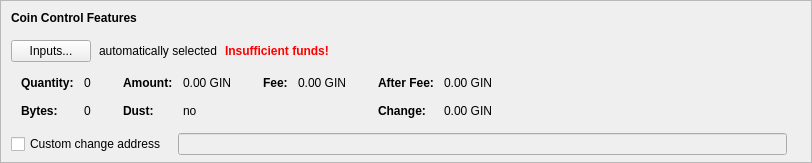
    <widget class="QFrame" name="frameCoinControl">
     <property name="sizePolicy">
      <sizepolicy hsizetype="Expanding" vsizetype="Expanding">
       <horstretch>0</horstretch>
       <verstretch>0</verstretch>
      </sizepolicy>
     </property>
     <property name="maximumSize">
      <size>
       <width>16777215</width>
       <height>16777215</height>
      </size>
     </property>
     <property name="frameShape">
      <enum>QFrame::StyledPanel</enum>
     </property>
     <property name="frameShadow">
      <enum>QFrame::Sunken</enum>
     </property>
     <layout class="QVBoxLayout" name="verticalLayoutCoinControl2">
      <property name="spacing">
       <number>0</number>
      </property>
      <property name="leftMargin">
       <number>0</number>
      </property>
      <property name="topMargin">
       <number>0</number>
      </property>
      <property name="rightMargin">
       <number>0</number>
      </property>
      <property name="bottomMargin">
       <number>6</number>
      </property>
      <item>
       <layout class="QVBoxLayout" name="verticalLayoutCoinControl" stretch="0,0,0,0,1">
        <property name="spacing">
         <number>0</number>
        </property>
        <property name="leftMargin">
         <number>10</number>
        </property>
        <property name="topMargin">
         <number>10</number>
        </property>
        <item>
         <layout class="QHBoxLayout" name="horizontalLayoutCoinControl1">
          <property name="bottomMargin">
           <number>15</number>
          </property>
          <item>
           <widget class="QLabel" name="labelCoinControlFeatures">
            <property name="sizePolicy">
             <sizepolicy hsizetype="Preferred" vsizetype="Maximum">
              <horstretch>0</horstretch>
              <verstretch>0</verstretch>
             </sizepolicy>
            </property>
            <property name="font">
             <font>
              <weight>75</weight>
              <bold>true</bold>
             </font>
            </property>
            <property name="styleSheet">
             <string notr="true">font-weight:bold;</string>
            </property>
            <property name="text">
             <string>Coin Control Features</string>
            </property>
           </widget>
          </item>
         </layout>
        </item>
        <item>
         <layout class="QHBoxLayout" name="horizontalLayoutCoinControl2" stretch="0,0,0,0">
          <property name="spacing">
           <number>8</number>
          </property>
          <property name="bottomMargin">
           <number>10</number>
          </property>
          <item>
           <widget class="QPushButton" name="pushButtonCoinControl">
            <property name="styleSheet">
             <string notr="true"/>
            </property>
            <property name="text">
             <string>Inputs...</string>
            </property>
            <property name="autoDefault">
             <bool>false</bool>
            </property>
           </widget>
          </item>
          <item>
           <widget class="QLabel" name="labelCoinControlAutomaticallySelected">
            <property name="text">
             <string>automatically selected</string>
            </property>
            <property name="margin">
             <number>5</number>
            </property>
           </widget>
          </item>
          <item>
           <widget class="QLabel" name="labelCoinControlInsuffFunds">
            <property name="font">
             <font>
              <weight>75</weight>
              <bold>true</bold>
             </font>
            </property>
            <property name="styleSheet">
             <string notr="true">color:red;font-weight:bold;</string>
            </property>
            <property name="text">
             <string>Insufficient funds!</string>
            </property>
            <property name="margin">
             <number>5</number>
            </property>
           </widget>
          </item>
          <item>
           <spacer name="horizontalSpacerCoinControl">
            <property name="orientation">
             <enum>Qt::Horizontal</enum>
            </property>
            <property name="sizeHint" stdset="0">
             <size>
              <width>40</width>
              <height>1</height>
             </size>
            </property>
           </spacer>
          </item>
         </layout>
        </item>
        <item>
         <widget class="QWidget" name="widgetCoinControl" native="true">
          <property name="sizePolicy">
           <sizepolicy hsizetype="Preferred" vsizetype="Preferred">
            <horstretch>0</horstretch>
            <verstretch>0</verstretch>
           </sizepolicy>
          </property>
          <property name="minimumSize">
           <size>
            <width>0</width>
            <height>0</height>
           </size>
          </property>
          <property name="styleSheet">
           <string notr="true"/>
          </property>
          <layout class="QHBoxLayout" name="horizontalLayoutCoinControl5">
           <property name="leftMargin">
            <number>0</number>
           </property>
           <property name="topMargin">
            <number>0</number>
           </property>
           <property name="rightMargin">
            <number>0</number>
           </property>
           <property name="bottomMargin">
            <number>0</number>
           </property>
           <item>
            <layout class="QHBoxLayout" name="horizontalLayoutCoinControl3" stretch="0,0,0,1">
             <property name="spacing">
              <number>20</number>
             </property>
             <property name="topMargin">
              <number>0</number>
             </property>
             <property name="bottomMargin">
              <number>10</number>
             </property>
             <item>
              <layout class="QFormLayout" name="formLayoutCoinControl1">
               <property name="horizontalSpacing">
                <number>10</number>
               </property>
               <property name="verticalSpacing">
                <number>14</number>
               </property>
               <property name="leftMargin">
                <number>10</number>
               </property>
               <property name="topMargin">
                <number>4</number>
               </property>
               <property name="rightMargin">
                <number>6</number>
               </property>
               <item row="0" column="0">
                <widget class="QLabel" name="labelCoinControlQuantityText">
                 <property name="font">
                  <font>
                   <weight>75</weight>
                   <bold>true</bold>
                  </font>
                 </property>
                 <property name="text">
                  <string>Quantity:</string>
                 </property>
                 <property name="margin">
                  <number>0</number>
                 </property>
                </widget>
               </item>
               <item row="0" column="1">
                <widget class="QLabel" name="labelCoinControlQuantity">
                 <property name="cursor">
                  <cursorShape>IBeamCursor</cursorShape>
                 </property>
                 <property name="contextMenuPolicy">
                  <enum>Qt::ActionsContextMenu</enum>
                 </property>
                 <property name="text">
                  <string notr="true">0</string>
                 </property>
                 <property name="margin">
                  <number>0</number>
                 </property>
                 <property name="textInteractionFlags">
                  <set>Qt::LinksAccessibleByMouse|Qt::TextSelectableByKeyboard|Qt::TextSelectableByMouse</set>
                 </property>
                </widget>
               </item>
               <item row="1" column="0">
                <widget class="QLabel" name="labelCoinControlBytesText">
                 <property name="font">
                  <font>
                   <weight>75</weight>
                   <bold>true</bold>
                  </font>
                 </property>
                 <property name="text">
                  <string>Bytes:</string>
                 </property>
                </widget>
               </item>
               <item row="1" column="1">
                <widget class="QLabel" name="labelCoinControlBytes">
                 <property name="cursor">
                  <cursorShape>IBeamCursor</cursorShape>
                 </property>
                 <property name="contextMenuPolicy">
                  <enum>Qt::ActionsContextMenu</enum>
                 </property>
                 <property name="text">
                  <string notr="true">0</string>
                 </property>
                 <property name="textInteractionFlags">
                  <set>Qt::LinksAccessibleByMouse|Qt::TextSelectableByKeyboard|Qt::TextSelectableByMouse</set>
                 </property>
                </widget>
               </item>
              </layout>
             </item>
             <item>
              <layout class="QFormLayout" name="formLayoutCoinControl2">
               <property name="horizontalSpacing">
                <number>10</number>
               </property>
               <property name="verticalSpacing">
                <number>14</number>
               </property>
               <property name="leftMargin">
                <number>6</number>
               </property>
               <property name="topMargin">
                <number>4</number>
               </property>
               <property name="rightMargin">
                <number>6</number>
               </property>
               <item row="0" column="0">
                <widget class="QLabel" name="labelCoinControlAmountText">
                 <property name="font">
                  <font>
                   <weight>75</weight>
                   <bold>true</bold>
                  </font>
                 </property>
                 <property name="text">
                  <string>Amount:</string>
                 </property>
                 <property name="margin">
                  <number>0</number>
                 </property>
                </widget>
               </item>
               <item row="0" column="1">
                <widget class="QLabel" name="labelCoinControlAmount">
                 <property name="cursor">
                  <cursorShape>IBeamCursor</cursorShape>
                 </property>
                 <property name="contextMenuPolicy">
                  <enum>Qt::ActionsContextMenu</enum>
                 </property>
                 <property name="text">
                  <string notr="true">0.00 GIN</string>
                 </property>
                 <property name="textInteractionFlags">
                  <set>Qt::LinksAccessibleByMouse|Qt::TextSelectableByKeyboard|Qt::TextSelectableByMouse</set>
                 </property>
                </widget>
               </item>
               <item row="1" column="0">
                <widget class="QLabel" name="labelCoinControlLowOutputText">
                 <property name="font">
                  <font>
                   <weight>75</weight>
                   <bold>true</bold>
                  </font>
                 </property>
                 <property name="text">
                  <string>Dust:</string>
                 </property>
                </widget>
               </item>
               <item row="1" column="1">
                <widget class="QLabel" name="labelCoinControlLowOutput">
                 <property name="cursor">
                  <cursorShape>IBeamCursor</cursorShape>
                 </property>
                 <property name="contextMenuPolicy">
                  <enum>Qt::ActionsContextMenu</enum>
                 </property>
                 <property name="text">
                  <string notr="true">no</string>
                 </property>
                 <property name="textInteractionFlags">
                  <set>Qt::LinksAccessibleByMouse|Qt::TextSelectableByKeyboard|Qt::TextSelectableByMouse</set>
                 </property>
                </widget>
               </item>
              </layout>
             </item>
             <item>
              <layout class="QFormLayout" name="formLayoutCoinControl3">
               <property name="horizontalSpacing">
                <number>10</number>
               </property>
               <property name="verticalSpacing">
                <number>14</number>
               </property>
               <property name="leftMargin">
                <number>6</number>
               </property>
               <property name="topMargin">
                <number>4</number>
               </property>
               <property name="rightMargin">
                <number>6</number>
               </property>
               <item row="0" column="0">
                <widget class="QLabel" name="labelCoinControlFeeText">
                 <property name="font">
                  <font>
                   <weight>75</weight>
                   <bold>true</bold>
                  </font>
                 </property>
                 <property name="text">
                  <string>Fee:</string>
                 </property>
                 <property name="margin">
                  <number>0</number>
                 </property>
                </widget>
               </item>
               <item row="0" column="1">
                <widget class="QLabel" name="labelCoinControlFee">
                 <property name="cursor">
                  <cursorShape>IBeamCursor</cursorShape>
                 </property>
                 <property name="contextMenuPolicy">
                  <enum>Qt::ActionsContextMenu</enum>
                 </property>
                 <property name="text">
                  <string notr="true">0.00 GIN</string>
                 </property>
                 <property name="textInteractionFlags">
                  <set>Qt::LinksAccessibleByMouse|Qt::TextSelectableByKeyboard|Qt::TextSelectableByMouse</set>
                 </property>
                </widget>
               </item>
             </layout>
             </item>
             <item>
              <layout class="QFormLayout" name="formLayoutCoinControl4">
               <property name="horizontalSpacing">
                <number>10</number>
               </property>
               <property name="verticalSpacing">
                <number>14</number>
               </property>
               <property name="leftMargin">
                <number>6</number>
               </property>
               <property name="topMargin">
                <number>4</number>
               </property>
               <property name="rightMargin">
                <number>6</number>
               </property>
               <item row="0" column="0">
                <widget class="QLabel" name="labelCoinControlAfterFeeText">
                 <property name="font">
                  <font>
                   <weight>75</weight>
                   <bold>true</bold>
                  </font>
                 </property>
                 <property name="text">
                  <string>After Fee:</string>
                 </property>
                 <property name="margin">
                  <number>0</number>
                 </property>
                </widget>
               </item>
               <item row="0" column="1">
                <widget class="QLabel" name="labelCoinControlAfterFee">
                 <property name="cursor">
                  <cursorShape>IBeamCursor</cursorShape>
                 </property>
                 <property name="contextMenuPolicy">
                  <enum>Qt::ActionsContextMenu</enum>
                 </property>
                 <property name="text">
                  <string notr="true">0.00 GIN</string>
                 </property>
                 <property name="textInteractionFlags">
                  <set>Qt::LinksAccessibleByMouse|Qt::TextSelectableByKeyboard|Qt::TextSelectableByMouse</set>
                 </property>
                </widget>
               </item>
               <item row="1" column="0">
                <widget class="QLabel" name="labelCoinControlChangeText">
                 <property name="font">
                  <font>
                   <weight>75</weight>
                   <bold>true</bold>
                  </font>
                 </property>
                 <property name="text">
                  <string>Change:</string>
                 </property>
                </widget>
               </item>
               <item row="1" column="1">
                <widget class="QLabel" name="labelCoinControlChange">
                 <property name="cursor">
                  <cursorShape>IBeamCursor</cursorShape>
                 </property>
                 <property name="contextMenuPolicy">
                  <enum>Qt::ActionsContextMenu</enum>
                 </property>
                 <property name="text">
                  <string notr="true">0.00 GIN</string>
                 </property>
                 <property name="textInteractionFlags">
                  <set>Qt::LinksAccessibleByMouse|Qt::TextSelectableByKeyboard|Qt::TextSelectableByMouse</set>
                 </property>
                </widget>
               </item>
              </layout>
             </item>
            </layout>
           </item>
          </layout>
         </widget>
        </item>
        <item>
         <layout class="QHBoxLayout" name="horizontalLayoutCoinControl4" stretch="0,0,0">
          <property name="spacing">
           <number>12</number>
          </property>
          <property name="sizeConstraint">
           <enum>QLayout::SetDefaultConstraint</enum>
          </property>
          <property name="topMargin">
           <number>5</number>
          </property>
          <property name="rightMargin">
           <number>5</number>
          </property>
          <item>
           <widget class="QCheckBox" name="checkBoxCoinControlChange">
            <property name="toolTip">
             <string>If this is activated, but the change address is empty or invalid, change will be sent to a newly generated address.</string>
            </property>
            <property name="text">
             <string>Custom change address</string>
            </property>
           </widget>
          </item>
          <item>
           <widget class="QValidatedLineEdit" name="lineEditCoinControlChange">
            <property name="enabled">
             <bool>false</bool>
            </property>
            <property name="sizePolicy">
             <sizepolicy hsizetype="Expanding" vsizetype="Fixed">
              <horstretch>0</horstretch>
              <verstretch>0</verstretch>
             </sizepolicy>
            </property>
           </widget>
          </item>
          <item>
           <widget class="QLabel" name="labelCoinControlChangeLabel">
            <property name="sizePolicy">
             <sizepolicy hsizetype="Preferred" vsizetype="Expanding">
              <horstretch>0</horstretch>
              <verstretch>0</verstretch>
             </sizepolicy>
            </property>
            <property name="minimumSize">
             <size>
              <width>0</width>
              <height>0</height>
             </size>
            </property>
            <property name="text">
             <string/>
            </property>
            <property name="margin">
             <number>3</number>
            </property>
           </widget>
          </item>
         </layout>
        </item>
        <item>
         <spacer name="verticalSpacerCoinControl">
          <property name="orientation">
           <enum>Qt::Vertical</enum>
          </property>
          <property name="sizeHint" stdset="0">
           <size>
            <width>800</width>
            <height>1</height>
           </size>
          </property>
         </spacer>
        </item>
       </layout>
      </item>
     </layout>
    </widget>
